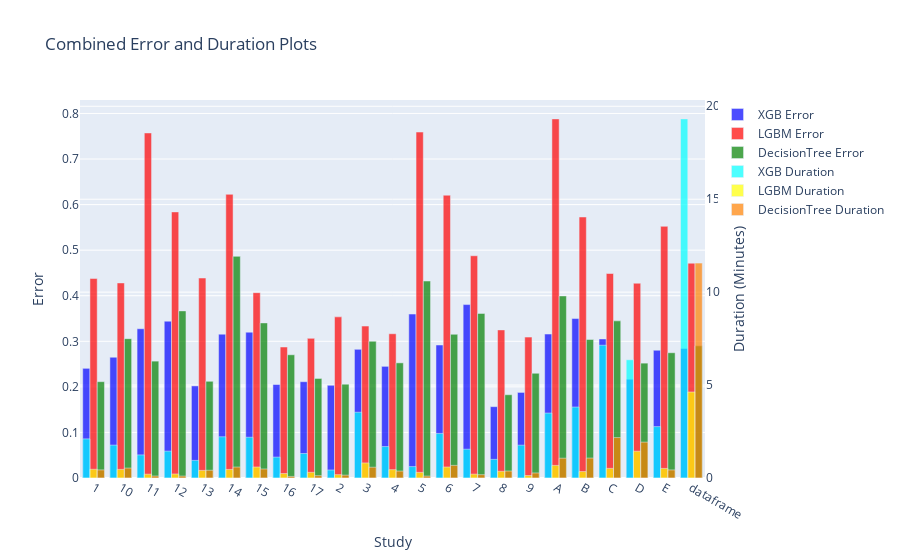

The code cell stored with this chart in its notebook:
### Markdown cell above
#### Plot to compare Errors with Duration of each Model

### Code cell
import plotly.graph_objects as go

# Modify the study names and add a column indicating the origin
SUN_XGB_Reg_viz = SUN_XGB_Reg.copy()
SUN_LGBM_Reg_viz = SUN_LGBM_Reg.copy()
SUN_DecTree_Reg_viz = SUN_DecTree_Reg.copy()

SUN_LGBM_Reg_viz.drop(columns={"param_id", "param_value", "param_name"}, axis=1, inplace=True)
SUN_LGBM_Reg_viz = SUN_LGBM_Reg_viz.drop_duplicates()

SUN_XGB_Reg_viz.drop(columns={"param_id", "param_value", "param_name"}, axis=1, inplace=True)
SUN_XGB_Reg_viz = SUN_XGB_Reg_viz.drop_duplicates()

SUN_DecTree_Reg_viz.drop(columns={"param_id", "param_value", "param_name"}, axis=1, inplace=True)
SUN_DecTree_Reg_viz = SUN_DecTree_Reg_viz.drop_duplicates()

duration_LGBM = pd.concat([SUN_LGBM_Reg_viz, SUN_XGB_Reg_viz, SUN_DecTree_Reg_viz])
# Convert string columns to datetime
duration_LGBM['datetime_start'] = pd.to_datetime(duration_LGBM['datetime_start'])
duration_LGBM['datetime_complete'] = pd.to_datetime(duration_LGBM['datetime_complete'])

# Calculate trial duration
duration_LGBM['duration'] = duration_LGBM['datetime_complete'] - duration_LGBM['datetime_start']

# Group by 'study' and sum the durations
study_duration = duration_LGBM.groupby('study_name')['duration'].sum()

study_duration_hours = study_duration.dt.total_seconds() / 60
df = study_duration_hours.reset_index()
df.columns = ["study_name", "Duration (Minutes)"]


df['Model'] = df['study_name'].apply(lambda x: 'LGBMRegressor' if 'LGBM' in x else ('XGBRegressor' if 'XGB' in x else 'DecisionTreeRegressor'))

color_scale = {'LGBMRegressor': 'blue', 'XGBRegressor': 'red', "DecisionTreeRegressor": "green"}



df = pd.merge(df, duration_LGBM, on="study_name")
df['Shortened Study'] = df['study_name'].apply(lambda x: x.split('_')[-1])

# Create the combined figure
combined_fig = go.Figure()

# Add the error bars for each model with a darker shade
combined_fig.add_trace(go.Bar(x=df["Shortened Study"], y=df[df["Model"] == "XGBRegressor"]["value"], name="XGB Error", marker_color='rgba(0, 0, 255, 0.7)'))
combined_fig.add_trace(go.Bar(x=df["Shortened Study"], y=df[df["Model"] == "LGBMRegressor"]["value"], name="LGBM Error", marker_color='rgba(255, 0, 0, 0.7)'))
combined_fig.add_trace(go.Bar(x=df["Shortened Study"], y=df[df["Model"] == "DecisionTreeRegressor"]["value"], name="DecisionTree Error", marker_color='rgba(0, 128, 0, 0.7)'))

# Add the duration bars for each model with a lighter shade
combined_fig.add_trace(go.Bar(x=df["Shortened Study"], y=df[df["Model"] == "XGBRegressor"]["Duration (Minutes)"], name="XGB Duration", marker_color='rgba(0, 255, 255, 0.7)', yaxis='y2'))
combined_fig.add_trace(go.Bar(x=df["Shortened Study"], y=df[df["Model"] == "LGBMRegressor"]["Duration (Minutes)"], name="LGBM Duration", marker_color='rgba(255, 255, 0, 0.7)', yaxis='y2'))
combined_fig.add_trace(go.Bar(x=df["Shortened Study"], y=df[df["Model"] == "DecisionTreeRegressor"]["Duration (Minutes)"], name="DecisionTree Duration", marker_color='rgba(255, 128, 0, 0.7)', yaxis='y2'))

# Update layout
combined_fig.update_layout(
    title="Combined Error and Duration Plots",
    xaxis=dict(title="Study"),
    yaxis=dict(title="Error"),
    yaxis2=dict(title="Duration (Minutes)", overlaying='y', side='right'),
    barmode='group'
)

# Show the combined plot
combined_fig.show()

### Figure 1 — Plotly figure (JSON) as saved in the notebook; plotly's stock layout.template omitted (floating-point values rounded to 4 significant figures)
{"data": [{"marker": {"color": "rgba(0, 0, 255, 0.7)"}, "name": "XGB Error", "type": "bar", "x": ["1", "10", "11", "12", "13", "14", "15", "16", "17", "2", "3", "4", "5", "6", "7", "8", "9", "A", "B", "C", "D", "E", "dataframe", "1", "10", "11", "12", "13", "14", "15", "16", "17", "2", "3", "4", "5", "6", "7", "8", "9", "A", "B", "C", "D", "E", "dataframe", "1", "10", "11", "12", "13", "14", "15", "16", "17", "2", "3", "4", "5", "6", "7", "8", "9", "A", "B", "C", "D", "E", "dataframe"], "y": [0.2407, 0.2651, 0.3275, 0.3442, 0.2021, 0.3157, 0.3201, 0.2052, 0.2113, 0.2035, 0.2823, 0.2451, 0.3598, 0.2918, 0.3806, 0.1566, 0.1878, 0.3159, 0.3499, 0.3052, 0.2168, 0.2804, 0.2843]}, {"marker": {"color": "rgba(255, 0, 0, 0.7)"}, "name": "LGBM Error", "type": "bar", "x": ["1", "10", "11", "12", "13", "14", "15", "16", "17", "2", "3", "4", "5", "6", "7", "8", "9", "A", "B", "C", "D", "E", "dataframe", "1", "10", "11", "12", "13", "14", "15", "16", "17", "2", "3", "4", "5", "6", "7", "8", "9", "A", "B", "C", "D", "E", "dataframe", "1", "10", "11", "12", "13", "14", "15", "16", "17", "2", "3", "4", "5", "6", "7", "8", "9", "A", "B", "C", "D", "E", "dataframe"], "y": [0.4377, 0.4281, 0.7573, 0.584, 0.4389, 0.6225, 0.4067, 0.2875, 0.3064, 0.3536, 0.3334, 0.3166, 0.7592, 0.6206, 0.4877, 0.325, 0.3092, 0.7881, 0.5728, 0.4488, 0.4275, 0.5523, 0.4714]}, {"marker": {"color": "rgba(0, 128, 0, 0.7)"}, "name": "DecisionTree Error", "type": "bar", "x": ["1", "10", "11", "12", "13", "14", "15", "16", "17", "2", "3", "4", "5", "6", "7", "8", "9", "A", "B", "C", "D", "E", "dataframe", "1", "10", "11", "12", "13", "14", "15", "16", "17", "2", "3", "4", "5", "6", "7", "8", "9", "A", "B", "C", "D", "E", "dataframe", "1", "10", "11", "12", "13", "14", "15", "16", "17", "2", "3", "4", "5", "6", "7", "8", "9", "A", "B", "C", "D", "E", "dataframe"], "y": [0.2114, 0.3058, 0.2565, 0.3667, 0.2122, 0.4865, 0.3404, 0.2704, 0.2185, 0.206, 0.3001, 0.2527, 0.4323, 0.3153, 0.3612, 0.1827, 0.2298, 0.3996, 0.3038, 0.3449, 0.2521, 0.2749, 0.29]}, {"marker": {"color": "rgba(0, 255, 255, 0.7)"}, "name": "XGB Duration", "type": "bar", "x": ["1", "10", "11", "12", "13", "14", "15", "16", "17", "2", "3", "4", "5", "6", "7", "8", "9", "A", "B", "C", "D", "E", "dataframe", "1", "10", "11", "12", "13", "14", "15", "16", "17", "2", "3", "4", "5", "6", "7", "8", "9", "A", "B", "C", "D", "E", "dataframe", "1", "10", "11", "12", "13", "14", "15", "16", "17", "2", "3", "4", "5", "6", "7", "8", "9", "A", "B", "C", "D", "E", "dataframe"], "y": [2.105, 1.769, 1.242, 1.445, 0.9466, 2.219, 2.193, 1.122, 1.318, 0.4312, 3.537, 1.692, 0.6137, 2.392, 1.548, 1.002, 1.766, 3.493, 3.817, 7.143, 6.361, 2.764, 19.32], "yaxis": "y2"}, {"marker": {"color": "rgba(255, 255, 0, 0.7)"}, "name": "LGBM Duration", "type": "bar", "x": ["1", "10", "11", "12", "13", "14", "15", "16", "17", "2", "3", "4", "5", "6", "7", "8", "9", "A", "B", "C", "D", "E", "dataframe", "1", "10", "11", "12", "13", "14", "15", "16", "17", "2", "3", "4", "5", "6", "7", "8", "9", "A", "B", "C", "D", "E", "dataframe", "1", "10", "11", "12", "13", "14", "15", "16", "17", "2", "3", "4", "5", "6", "7", "8", "9", "A", "B", "C", "D", "E", "dataframe"], "y": [0.4685, 0.4624, 0.2054, 0.2162, 0.4079, 0.4604, 0.5912, 0.2406, 0.3041, 0.1805, 0.8104, 0.4492, 0.3024, 0.5916, 0.2084, 0.3598, 0.1337, 0.6779, 0.3468, 0.5189, 1.44, 0.5151, 4.626], "yaxis": "y2"}, {"marker": {"color": "rgba(255, 128, 0, 0.7)"}, "name": "DecisionTree Duration", "type": "bar", "x": ["1", "10", "11", "12", "13", "14", "15", "16", "17", "2", "3", "4", "5", "6", "7", "8", "9", "A", "B", "C", "D", "E", "dataframe", "1", "10", "11", "12", "13", "14", "15", "16", "17", "2", "3", "4", "5", "6", "7", "8", "9", "A", "B", "C", "D", "E", "dataframe", "1", "10", "11", "12", "13", "14", "15", "16", "17", "2", "3", "4", "5", "6", "7", "8", "9", "A", "B", "C", "D", "E", "dataframe"], "y": [0.436, 0.5334, 0.1067, 0.1027, 0.4159, 0.589, 0.4853, 0.08433, 0.126, 0.1525, 0.5789, 0.3726, 0.1033, 0.6789, 0.1797, 0.3747, 0.2713, 1.065, 1.071, 2.175, 1.929, 0.434, 11.56], "yaxis": "y2"}], "layout": {"barmode": "group", "title": {"text": "Combined Error and Duration Plots"}, "xaxis": {"title": {"text": "Study"}}, "yaxis": {"title": {"text": "Error"}}, "yaxis2": {"overlaying": "y", "side": "right", "title": {"text": "Duration (Minutes)"}}}}
